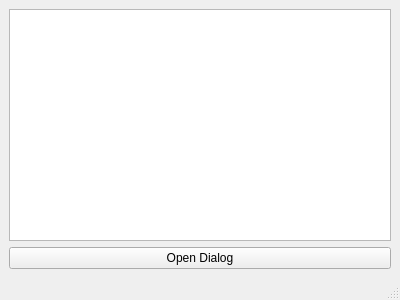
<?xml version="1.0" encoding="UTF-8"?>
<ui version="4.0">
 <class>MainWindow</class>
 <widget class="QMainWindow" name="MainWindow">
  <property name="geometry">
   <rect>
    <x>0</x>
    <y>0</y>
    <width>400</width>
    <height>300</height>
   </rect>
  </property>
  <property name="windowTitle">
   <string>MainWindow</string>
  </property>
  <widget class="QWidget" name="centralwidget">
   <layout class="QVBoxLayout" name="verticalLayout">
    <item>
     <widget class="QListView" name="listView"/>
    </item>
    <item>
     <widget class="QPushButton" name="buttonOpenDialog">
      <property name="text">
       <string>Open Dialog</string>
      </property>
     </widget>
    </item>
   </layout>
  </widget>
  <widget class="QMenuBar" name="menubar">
   <property name="geometry">
    <rect>
     <x>0</x>
     <y>0</y>
     <width>400</width>
     <height>26</height>
    </rect>
   </property>
  </widget>
  <widget class="QStatusBar" name="statusbar"/>
 </widget>
 <resources/>
 <connections/>
</ui>
